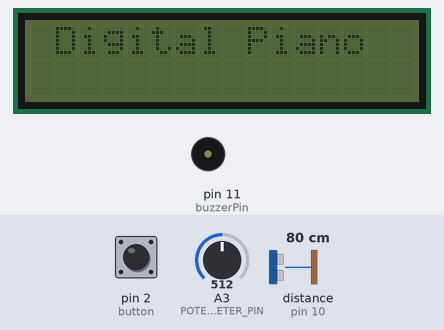
This sketch was run on a simulated Arduino Uno, built with avr-gcc and run on an emulated ATmega328P. On the bench: 16×2 character LCD, buzzer (waves = sounding). Wiring (inferred from the names in the program): ultrasonic range finder: trigger pin 9; echo pin 10. Inputs (shaded band) come from the test bench; at power-on: distance to the obstacle (sensor on pin 10) 80 cm, A3 (POTENTIOMETER_PIN) = 512, pin 2 (button) LOW. The echo pulse lasts 58.3 µs per cm; what the sketch prints to the serial monitor is not drawn.

Above: at 0.81 s.
1.3 s: distance to the obstacle (sensor on pin 10) set to 72 cm
At 2.7 s:
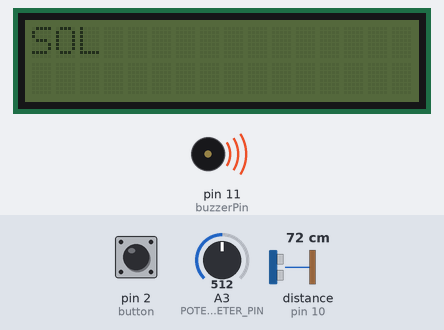
3.1 s: A3 (POTENTIOMETER_PIN) set to 525
At 4.3 s:
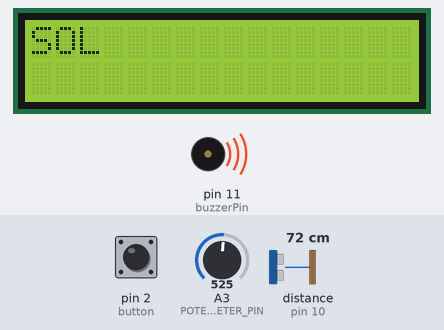
4.6 s: distance to the obstacle (sensor on pin 10) set to 120 cm
At 5.0 s:
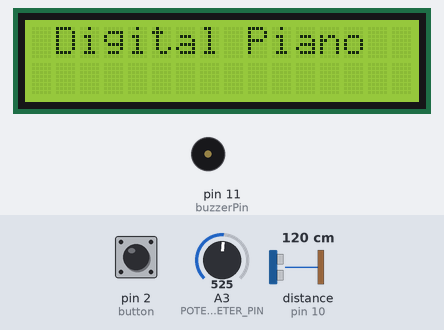
7.7 s: distance to the obstacle (sensor on pin 10) set to 2 cm
At 8.9 s:
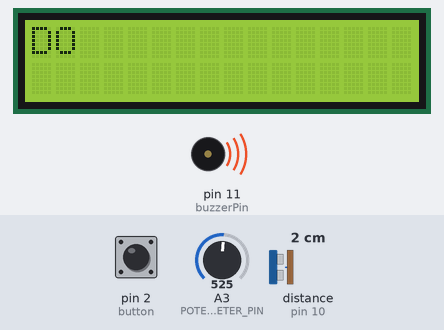
9.4 s: A3 (POTENTIOMETER_PIN) set to 511
At 10.6 s:
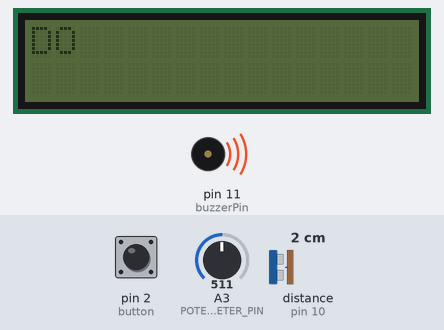
10.9 s: distance to the obstacle (sensor on pin 10) set to 60 cm
At 11.7 s:
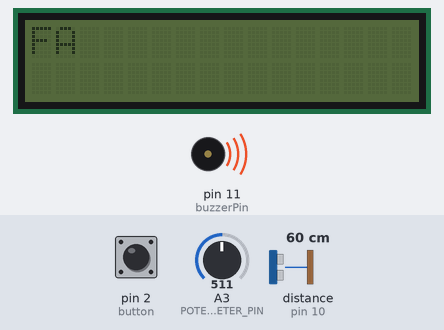
Timing chart, 0 to 13.6 s (numbered marks = the images above; inputs shaded):
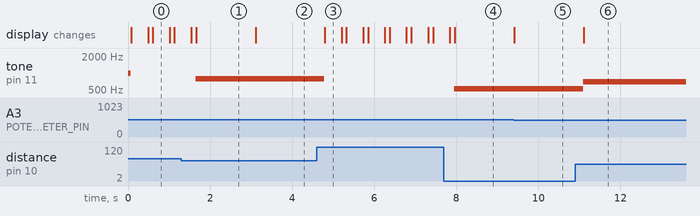

The sketch:

piano.ino
```cpp
#include <Wire.h>
#include <LiquidCrystal_I2C.h>

// Set the LCD address to 0x27 for a 16 chars and 2 line display
LiquidCrystal_I2C lcd(0x27, 16, 2);

// Define the analog pin for the potentiometer
#define POTENTIOMETER_PIN A3

// defines pins numbers
const int trigPin = 9;
const int echoPin = 10;
int buzzerPin = 11;
int button = 2;

// defines variables
long duration;
int distance;
char note[8];

void setup() {
  //distance setup
  pinMode(trigPin, OUTPUT); // Sets the trigPin as an Output
  pinMode(echoPin, INPUT); // Sets the echoPin as an Input
  Serial.begin(9600); // Starts the serial communication

  //passive buzzer
  pinMode(buzzerPin, OUTPUT);
  tone(buzzerPin, 1000, 2000);

  //button
  pinMode(button, INPUT);

  //LCD
  lcd.init();
  lcd.backlight();
}
void loop() {

  // Clears the trigPin
  digitalWrite(trigPin, LOW);
  delayMicroseconds(2);
  // Sets the trigPin on HIGH state for 10 micro seconds
  digitalWrite(trigPin, HIGH);
  delayMicroseconds(10);
  digitalWrite(trigPin, LOW);
  // Reads the echoPin, returns the sound wave travel time in microseconds
  duration = pulseIn(echoPin, HIGH);
  // Calculating the distance
  distance = duration * 0.034 / 2;
  // Prints the distance on the Serial Monitor
  Serial.print("Distance: ");
  Serial.println(distance);

  int buttonPressed = digitalRead(button);
  int frequency = 0;
  if(distance > 0 && distance <= 10){
    // G4
    frequency=392;
    lcd.clear();
    lcd.home();

    note[0]='S';
    note[1]='O';
    note[2]='L';
    note[3]=' ';
    note[4]=' ';
    note[5]=' ';
    note[6]=' ';
    note[7]=' ';
    note[8]=' ';
  }

  if(distance > 10 && distance <= 18){
    // A4
    frequency=440;
    lcd.clear();
    lcd.home();

    note[0]='L';
    note[1]='A';
    note[2]=' ';
    note[3]=' ';
    note[4]=' ';
    note[5]=' ';
    note[6]=' ';
    note[7]=' ';
    note[8]=' ';
  }

    if(distance > 18 && distance <= 26){
    // B4
    frequency=494;
    lcd.clear();
    lcd.home();

    note[0]='S';
    note[1]='I';
    note[2]=' ';
    note[3]=' ';
    note[4]=' ';
    note[5]=' ';
    note[6]=' ';
    note[7]=' ';
    note[8]=' ';
  }

    if(distance > 26 && distance <= 34){
    // C5
    frequency=523;
    lcd.clear();
    lcd.home();

    note[0]='D';
    note[1]='O';
    note[2]=' ';
    note[3]=' ';
    note[4]=' ';
    note[5]=' ';
    note[6]=' ';
    note[7]=' ';
    note[8]=' ';
  }

    if(distance > 34 && distance <= 42){
    // D5
    frequency=587;
    lcd.clear();
    lcd.home();

    note[0]='R';
    note[1]='E';
    note[2]=' ';
    note[3]=' ';
    note[4]=' ';
    note[5]=' ';
    note[6]=' ';
    note[7]=' ';
    note[8]=' ';
  }

    if(distance > 42 && distance <= 50){
    // D5#
    frequency=622;
    lcd.clear();
    lcd.home();

    note[0]='M';
    note[1]='I';
    note[2]=' ';
    note[3]='B';
    note[4]='E';
    note[5]='M';
    note[6]='O';
    note[7]='L';
    note[8]=' ';

  }

    if(distance > 50 && distance <= 58){
    // E5
    frequency=659;
    lcd.clear();
    lcd.home();

    note[0]='M';
    note[1]='I';
    note[2]=' ';
    note[3]=' ';
    note[4]=' ';
    note[5]=' ';
    note[6]=' ';
    note[7]=' ';
    note[8]=' ';
  }

  if(distance > 58 && distance <= 66){
    // F5
    frequency=698;
    lcd.clear();
    lcd.home();

    note[0]='F';
    note[1]='A';
    note[2]=' ';
    note[3]=' ';
    note[4]=' ';
    note[5]=' ';
    note[6]=' ';
    note[7]=' ';
    note[8]=' ';
  }

  if(distance > 66 && distance <= 74){
    // G5
    frequency=784;
    lcd.clear();
    lcd.home();

    note[0]='S';
    note[1]='O';
    note[2]='L';
    note[3]=' ';
    note[4]=' ';
    note[5]=' ';
    note[6]=' ';
    note[7]=' ';
    note[8]=' ';
  }

    if(distance > 74){
      noTone(buzzerPin);
      lcd.print(" Digital Piano");
      delay(400);
      lcd.clear();
      lcd.home();
    } else
  {
    tone(buzzerPin, frequency);
    lcd.print(note);
    delay(400);
    lcd.home();
  }

  // Read the potentiometer value
  int potValue = analogRead(POTENTIOMETER_PIN);

  // Set a threshold
  if (potValue > 512) {
    lcd.backlight(); // Turn on the backlight
  } else {
    lcd.noBacklight(); // Turn off the backlight
  }

  // Add a small delay to prevent excessive reading
  delay(100);
}
```

Measured:
- the behaviour switches between 76 and 75 cm on distance to the obstacle (sensor on pin 10) (found by bisection; images 0 and 1)
- the behaviour switches between 512 and 513 on A3 (POTENTIOMETER_PIN) (found by bisection; images 1 and 2)
- after the input at 1.3 s, tone on pin 11 (buzzerPin): silent → 784 Hz after 0.35 s; the display: first differs from a run without the input after 0.36 s (image 1)
- after the input at 3.1 s, the display: changes at once (image 2)
- after the input at 4.6 s, tone on pin 11 (buzzerPin): 784 Hz → silent after 0.19 s; the display: changes after 0.20 s (image 3)
- after the input at 7.7 s, tone on pin 11 (buzzerPin): silent → 523 Hz after 0.25 s; the display: first differs from a run without the input after 0.26 s (image 4)
- after the input at 9.4 s, the display: changes at once (image 5)
- after the input at 10.9 s, tone on pin 11 (buzzerPin): 523 Hz → 698 Hz after 0.20 s; the display: changes after 0.21 s (image 6)
